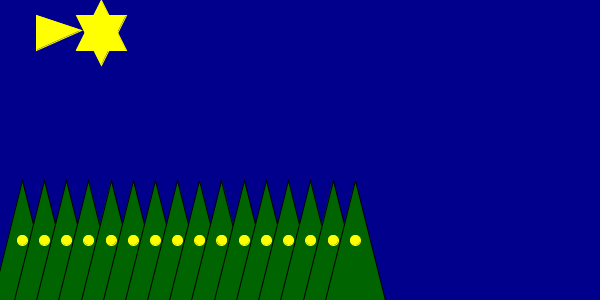
Frame 1 (no input)
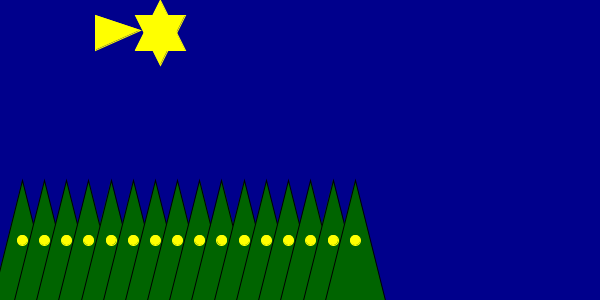
Frame 60 (the mouse pressed at the canvas centre just before this capture)
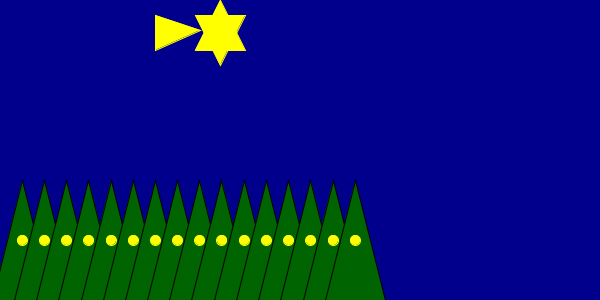
Frame 120 (the mouse held since frame 60 and released just before this capture)

The Processing sketch that drew these frames (run headless with seeded random() and noise(); from frame 60 on, the mouse is pressed at the canvas centre):

// Processing sketch: es_bigliettino2_0
// ── es_bigliettino2_0.pde
Stelladinamica sd;
Foresta nAlberi;
Catena luci;
private final static int N = 16;
public static final color colore_sfondo = #00008c;

void setup(){
  size(600, 300);
  background(colore_sfondo);
  sd = new Stelladinamica();
  nAlberi = new Foresta(N);
  luci = new Catena(N);
}

public void draw(){
  background(colore_sfondo);    //per coprire la scia
  sd.show();
  nAlberi.draw();
  luci.draw();
}

public void mousePressed(){
  luci.ePremuto(mouseX, mouseY);
}

// ── Albero.pde
public class Albero{
   private float x; 
   private float y; 
   private float z; 
   private float h; 
   public static final color colore_albero = #006400;

   public Albero(float x, float y, float z, float h){
       setX(x);
       setY(y);
       setZ(z);
       setH(h);
   }
   public void draw() {
       fill(colore_albero);
       stroke(#000000);
       triangle(x-z/2, y, x, y-h, x+z/2, y); 
   }
   
    public void setX(float x) {  
    this.x = x;
    }
    
    public void setY(float y) {  
    this.y = y;
    }
    
    public void setZ(float z) {  
    this.z = z;
    }
    
    public void setH(float h){  
    this.h = h;
    }





}

// ── Catena.pde
class Catena{
  private Luce[] luci;
  private float num2 = 0.6;
  
  public Catena(int max){        //si passa la lunghezza della catena
    luci = new Luce[max];
    for(int b = 0; b<max; b++){
      luci[b] = new Luce(width/16 * num2, width/2.5, 5, true);
      num2 += 0.6;
     }
   }
   
   public void draw(){
     for(int c = 0; c<luci.length; c++){
       luci[c].draw(); 
     }
   }
   
   public void ePremuto(float mx, float my){
     for(int c = 0; c<luci.length; c++){
       luci[c].ePremuto(mx, my); 
     }
   }
   
}

// ── Foresta.pde
public class Foresta{
  private Albero[] alberi;          //visibile solo nella classe foresta
  private float num1 = 0.6;
  
  public Foresta(int max){
    alberi = new Albero[max];
    for(int i = 0; i<max; i++){
      alberi[i] = new Albero(width/16 * num1, height, width/10, height/2.5);
      num1 += 0.6;
  }
}

public void draw(){
  for(int a = 0; a<alberi.length; a++){
    alberi[a].draw();
  }
}
  
  
  
  
}

// ── Luce.pde
class Luce{
  private float x;
  private float y;
  private float r;
  private boolean accesa;
  private static final color luce_accesa = #ffff00;
  private static final color luce_spenta = #c0c0c0;
  
  
  Luce(float x, float y, float r, boolean accesa){      //per confrontare due stringhe stringa1.equals(stringa2);
    this.x=x;
    this.y=y;
    this.r=r;
    this.accesa = accesa;
  }
  
  public void draw(){
    if (accesa){
      fill(luce_accesa);
      stroke(luce_accesa);
      circle(x,y,r*2);
    }
    else{
      fill(luce_spenta);
      stroke(luce_spenta);
      circle(x,y,r*2);
    }
  }
  
  public boolean ePremuto(float mx, float my){
    float dx = mx-x;        //per avere la distanza
    float dy = my-y;
    boolean ris = false;
    
    if(dx*dx+dy*dy < r*r){      //teorema pitagora
      accesa = !accesa;        //inversione
      ris = true;
    }
    return ris;
  }
  
}

// ── Stella.pde
public class Stella {
   private float z1; 
   private float h1;
   private float cordX;
   private float cordY;
   private float direzione;
   private static final color colore_stella = #ffff00;
  
public Stella(){
   this.cordX = 50;
   this.cordY = 50;
   this.z1 = 50;
   this.h1 = 50;
   this.cordX = width/6;
   this.cordY = height/6;
}

 public void show(){
    fill(colore_stella);
    stroke(colore_stella);
    triangle(cordX-z1/2, cordY, cordX, cordY-h1, cordX+z1/2, cordY);
    triangle(cordX-z1/2, cordY-h1+15, cordX, cordY+15, cordX+z1/2, cordY-h1+15);  //in bassso a dx, in alto, in basso a sx
    if(direzione == -1){
      triangle(cordX-z1+115, cordY-h1+50, cordX-z1+115, cordY-h1+15, cordX+z1-30, cordY-h1+30);
    }
    else {
      triangle(cordX-z1-15, cordY-h1+50, cordX-z1-15, cordY-h1+15, cordX+z1-70, cordY-h1+30);
    }
}
  
  public void setCordX(float x){  
    cordX = x;
}
  public void setCordY(float y){  cordY = y; }
  public void setDirezione(float direzione){  this.direzione = direzione; }
  public float getCordX(){ return cordX; }
  public float getCordY(){ return cordY; }
}

// ── Stelladinamica.pde
public class Stelladinamica extends Stella {
  private int speedX;
  private final int DEFAULT_VET = 1;
  
  public Stelladinamica(){
    super();
    speedX = DEFAULT_VET;      //1 va verso dx, -1 va verso sinistra
  }
  
  public void move(){
    if (getCordX()  + speedX == width){
    speedX = -1;
    setDirezione(speedX);
    }
    if (getCordX()  + speedX == 0){
    speedX = 1;
    setDirezione(speedX);
    }
    
    setCordX(getCordX() + speedX);
    
  }
  
  public void show(){
    move();
    super.show();
    }

  public void setSpeedX(int vel){
      this.speedX = vel;
    }
    
    public int getSpeedX(){
        return this.speedX;
    }
    
}
